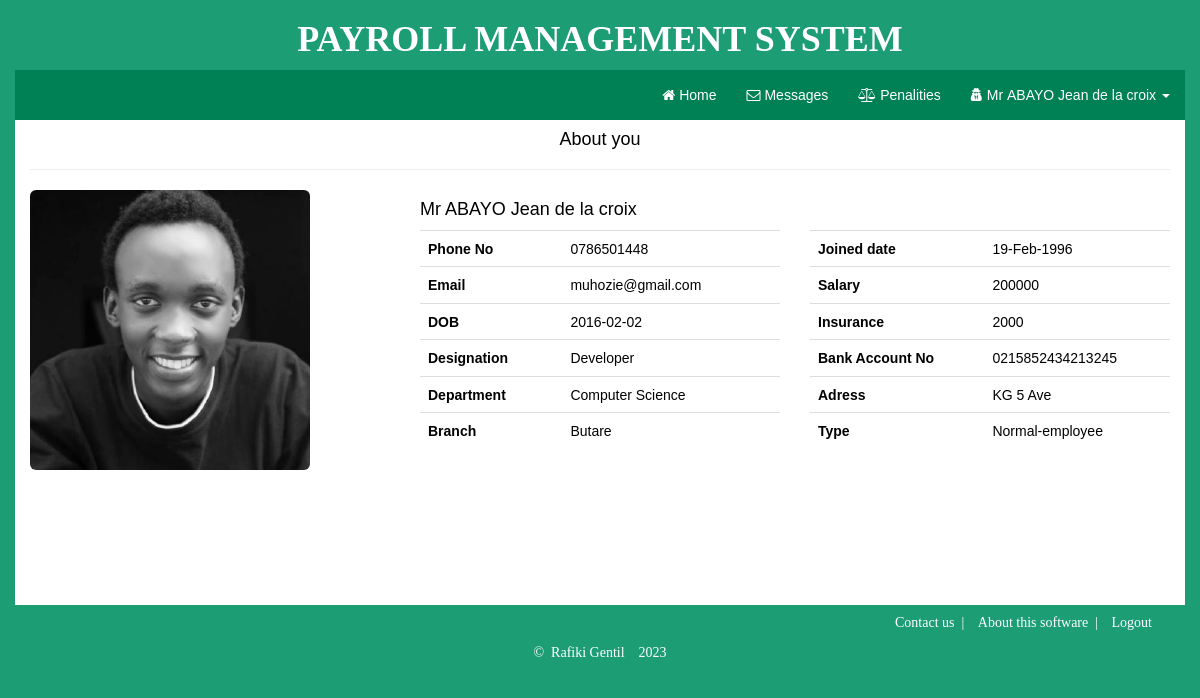
The app's page /user/user.php?action=about (signed in) with its own data.
### tables this page shows
CREATE TABLE `employees` (
  `id` int(12) NOT NULL,
  `firstname` varchar(60) NOT NULL,
  `lastname` varchar(60) NOT NULL,
  `gender` varchar(10) NOT NULL,
  `dateOfBirth` varchar(12) NOT NULL,
  `phone` varchar(10) NOT NULL,
  `address` varchar(255) NOT NULL,
  `picture` varchar(200) NOT NULL,
  `branch` varchar(100) NOT NULL,
  `designation` varchar(100) NOT NULL,
  `department` varchar(100) NOT NULL,
  `joinDate` varchar(12) NOT NULL,
  `salary` int(12) NOT NULL,
  `assurance` varchar(12) NOT NULL,
  `deductions` int(12) NOT NULL,
  `BankAccountNo` varchar(24) NOT NULL,
  `type` varchar(60) NOT NULL,
  `username` varchar(30) NOT NULL,
  `password` varchar(255) NOT NULL
);

CREATE TABLE `departments` (
  `dept_id` int(12) NOT NULL,
  `dept_name` varchar(30) NOT NULL,
  `savedBy` int(12) NOT NULL,
  `last_updated` int(200) NOT NULL,
  `last_updated_by` int(12) NOT NULL
);

CREATE TABLE `branches` (
  `branch_id` int(12) NOT NULL,
  `branch_name` varchar(60) NOT NULL,
  `phone_contact` varchar(10) NOT NULL,
  `savedBy` int(12) NOT NULL,
  `last_updated_by` int(12) NOT NULL,
  `last_updated` int(12) NOT NULL
);

### user/includes/about.php (the view, shortened to what this page needs)
<div class="row">
	<div class="col-md-12">
		<?php
		$query = mysqli_query($conn,"SELECT employees.*,branches.branch_name,departments.dept_name FROM employees,branches,departments WHERE employees.id='{$_SESSION['id']}' AND branches.branch_id=employees.branch AND departments.dept_id=employees.department ORDER BY employees.firstname ASC limit 20");
		if (($rows=mysqli_num_rows($query))>0) {
			$fet=mysqli_fetch_array($query);
		}
		?>
		<div class="col-md-12 text-center"><h4>About you<hr></h4></div>
		<div class="col-md-4 text-center">
			<a href="#"><img style="height:280px;" src="../employees_pictures/<?=$fet['picture']; ?>" class="img-rounded img-responsive pic" /></a>
		</div>
		<div class="col-md-8">
			<h4 class="active" data-title="<?=$_SESSION['quickName'] ?>"><?=($fet['gender']=='Male')?'Mr ':'Mrs '; ?><?=$fet['firstname']." ". $fet['lastname']; ?></h4>
		</div>
		<div class="col-md-4">
			<table class="table table-hover table-striped">
				<tr><tr><th>Phone No </th><td><?=$fet['phone']; ?></td></tr></tr>
				<tr><tr><th>Email </th><td><?=$fet['username']; ?></td></tr></tr>
				<tr><tr><th>DOB </th><td><?=$fet['dateOfBirth']; ?></td></tr></tr>
				<tr><tr><th>Designation </th><td><?=$fet['designation']; ?></td></tr></tr>
				<tr><tr><th>Department </th><td><?=$fet['dept_name']; ?></td></tr></tr>
				<tr><tr><th>Branch </th><td><?=$fet['branch_name']; ?></td></tr></tr>
			</table>
		</div>
		<div class="col-md-4">
			<table class="table table-hover table-striped">
				<tr><tr><th>Joined date </th><td><?=date('d-M-Y',$fet['joinDate']); ?></td></tr></tr>
				<tr><tr><th>Salary </th><td><?=$fet['salary']; ?></td></tr></tr>
				<tr><tr><th>Insurance </th><td><?=$fet['assurance']; ?></td></tr></tr>
				<tr><tr><th>Bank Account No </th><td><?=$fet['BankAccountNo']; ?></td></tr></tr>
				<tr><tr><th>Adress </th><td><?=$fet['address']; ?></td></tr></tr>
				<tr><tr><th>Type </th><td><?=$fet['type']; ?></td></tr></tr>
			</table>
		</div>
	</div>
</div>

### css/custom-styles.css (style rules this page uses)
body { overflow-x: hidden; color: #000; padding-bottom: 0px; margin-bottom: 0px; font-family: sans-serif; color: #000; background-color: #1d9d74; }

### records on screen
employees: picture (picture), firstname "ABAYO", lastname "Jean de la croix", phone "0786501448", username "muhozie@gmail.com", dateOfBirth "2016-02-02", designation "Developer", departments.dept_name "Computer Science", branches.branch_name "Butare", joinDate "19-Feb-1996", salary "200000", assurance "2000", BankAccountNo "0215852434213245", address "KG 5 Ave", type "Normal-employee"

### other values on screen
$_SESSION['quickName'] "Mr ABAYO Jean de la croix"
